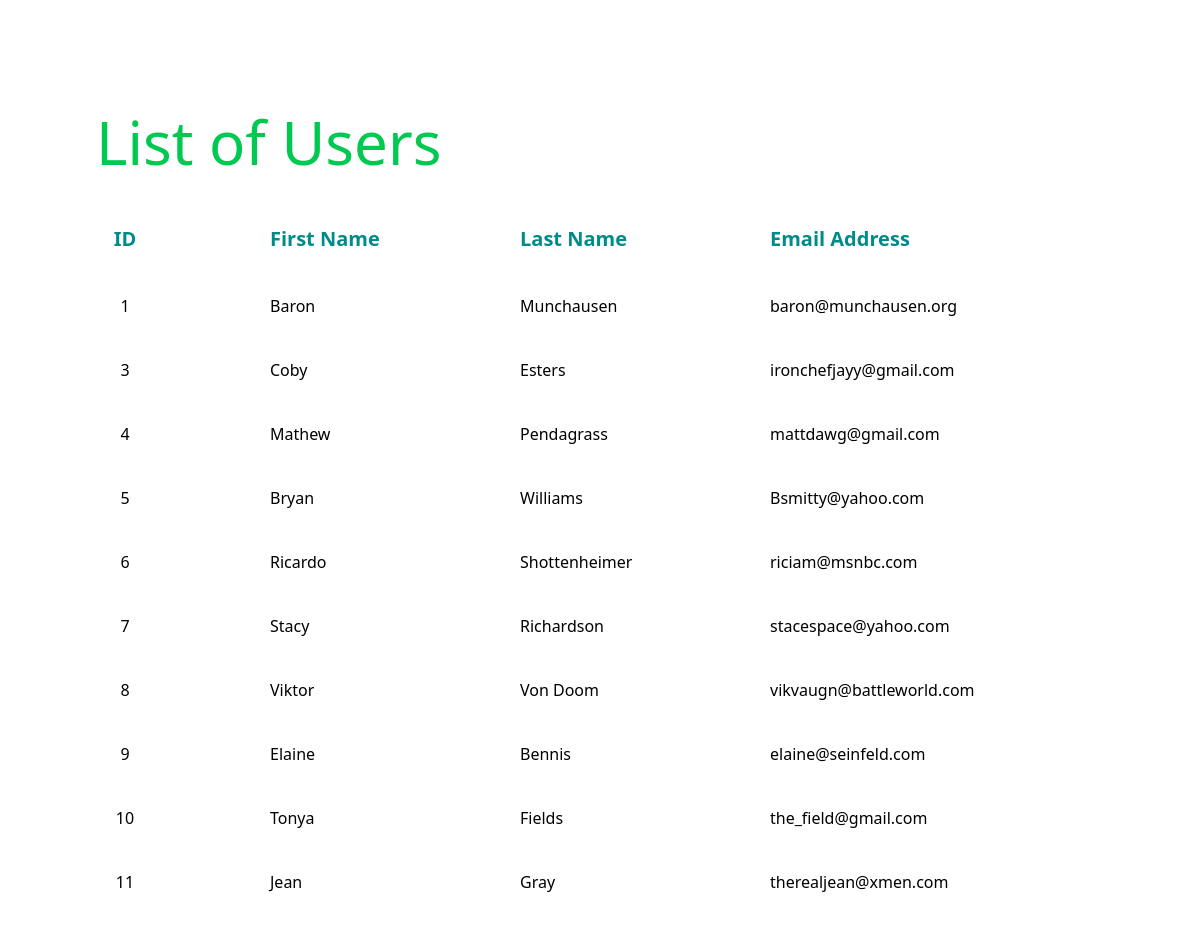
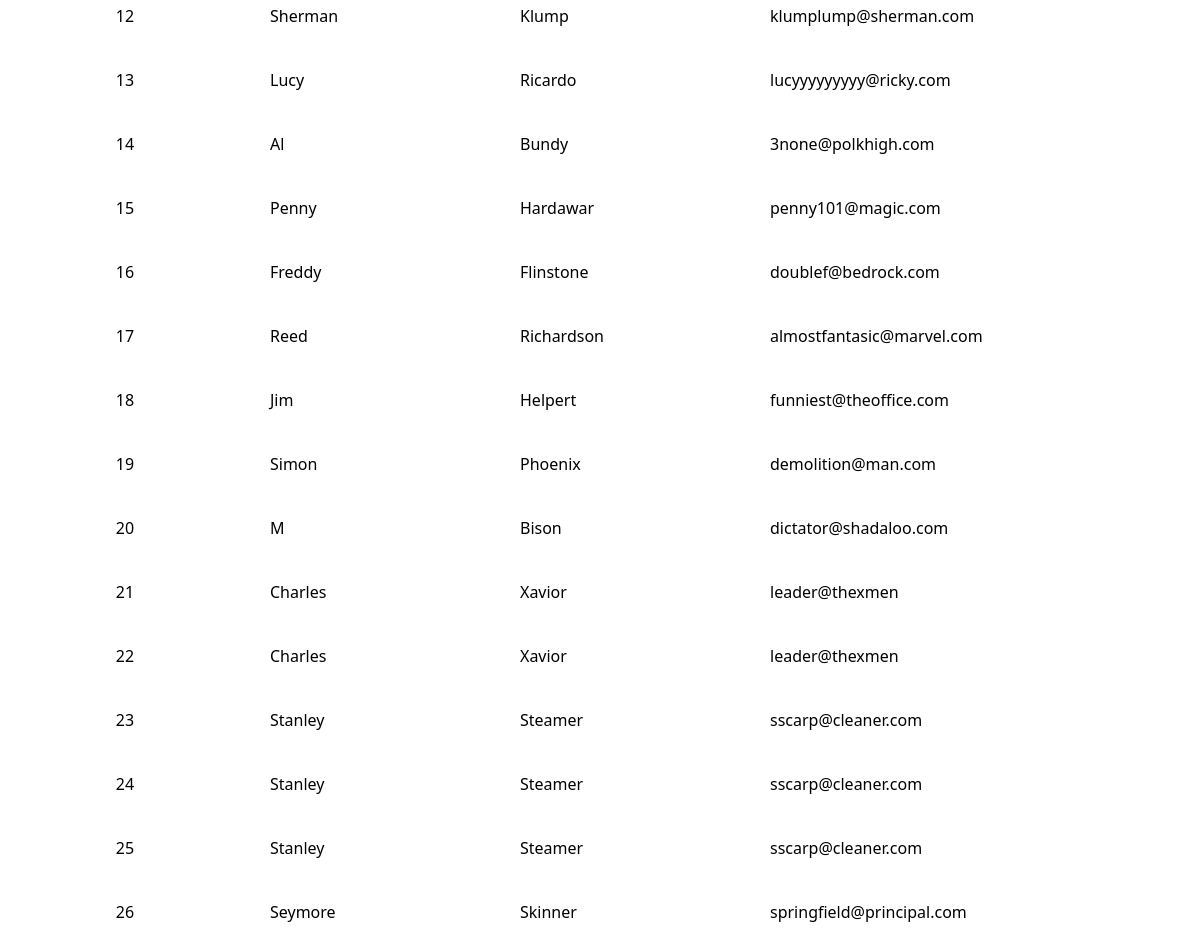
Screenshot of /list_users.php with the database file from the repository (2 pictures, top to bottom).
### tables this page shows
CREATE TABLE `users_tbl` (
  `users_id` int(6) unsigned NOT NULL AUTO_INCREMENT,
  `first_name` varchar(30) NOT NULL,
  `last_name` varchar(30) NOT NULL,
  `user_role` varchar(30) NOT NULL DEFAULT 'customer',
  `email` varchar(50) DEFAULT NULL,
  `password` varchar(255) DEFAULT NULL,
  `created_date` timestamp NULL DEFAULT current_timestamp(),
  `updated_date` timestamp NULL DEFAULT current_timestamp() ON UPDATE current_timestamp(),
  PRIMARY KEY (`users_id`)
);

### list_users.php (the view, shortened to what this page needs)
<!DOCTYPE html>
<html>
<head>
<script src="https://cdn.jsdelivr.net/npm/@tailwindcss/browser@4"></script>
</head>
<body>
<?php
echo "<h1 class='text-6xl text-green-500 mt-28 mb-8 mx-24'>List of Users</h1>";
$query = "SELECT * FROM users_tbl";
$result = mysqli_query($connection, $query);
echo "<table class='table-auto border-gray-500 shadow-2 shadow-green-500'>
        <thead>
            <td class='center'>ID</td>
            <td>First Name</td>
            <td>Last Name</td>
            <td>Email Address</td>
        </thead>";
        while ($row = mysqli_fetch_assoc($result)) {
        echo "<tr>
                <td class='center'>" . $row['users_id'] . "</td>
                <td>" . $row['first_name'] . "<td> " . $row['last_name'] . "</td>
                <td> " . $row['email'] . "</td>
              </tr>";
            }
echo "</table>";
?>
</body>
</html>

### list_users.php (style rules this page uses)
td { width: 250px; padding: 20px; }
thead { font-weight: bold; font-size: 1.25rem; color: darkcyan; }
.center { text-align:center; }

### rows the page displays
users_tbl: users_id "1", first_name "Baron", last_name "Munchausen", email "baron@munchausen.org"
users_tbl: users_id "3", first_name "Coby", last_name "Esters", email "ironchefjayy@gmail.com"
users_tbl: users_id "4", first_name "Mathew", last_name "Pendagrass", email "mattdawg@gmail.com"
users_tbl: users_id "5", first_name "Bryan", last_name "Williams", email "Bsmitty@yahoo.com"
users_tbl: users_id "6", first_name "Ricardo", last_name "Shottenheimer", email "riciam@msnbc.com"
users_tbl: users_id "7", first_name "Stacy", last_name "Richardson", email "stacespace@yahoo.com"
users_tbl: users_id "8", first_name "Viktor", last_name "Von Doom", email "vikvaugn@battleworld.com"
users_tbl: users_id "9", first_name "Elaine", last_name "Bennis", email "elaine@seinfeld.com"
users_tbl: users_id "10", first_name "Tonya", last_name "Fields", email "the_field@gmail.com"
users_tbl: users_id "11", first_name "Jean", last_name "Gray", email "therealjean@xmen.com"
users_tbl: users_id "12", first_name "Sherman", last_name "Klump", email "klumplump@sherman.com"
users_tbl: users_id "13", first_name "Lucy", last_name "Ricardo", email "lucyyyyyyyyy@ricky.com"
users_tbl: users_id "14", first_name "Al", last_name "Bundy", email "3none@polkhigh.com"
users_tbl: users_id "15", first_name "Penny", last_name "Hardawar", email "penny101@magic.com"
users_tbl: users_id "16", first_name "Freddy", last_name "Flinstone", email "doublef@bedrock.com"
users_tbl: users_id "17", first_name "Reed", last_name "Richardson", email "almostfantasic@marvel.com"
users_tbl: users_id "18", first_name "Jim", last_name "Helpert", email "funniest@theoffice.com"
users_tbl: users_id "19", first_name "Simon", last_name "Phoenix", email "demolition@man.com"
users_tbl: users_id "20", first_name "M", last_name "Bison", email "dictator@shadaloo.com"
users_tbl: users_id "21", first_name "Charles", last_name "Xavior", email "leader@thexmen"
users_tbl: users_id "22", first_name "Charles", last_name "Xavior", email "leader@thexmen"
users_tbl: users_id "23", first_name "Stanley", last_name "Steamer", email "sscarp@cleaner.com"
users_tbl: users_id "24", first_name "Stanley", last_name "Steamer", email "sscarp@cleaner.com"
users_tbl: users_id "25", first_name "Stanley", last_name "Steamer", email "sscarp@cleaner.com"
users_tbl: users_id "26", first_name "Seymore", last_name "Skinner", email "springfield@principal.com"
